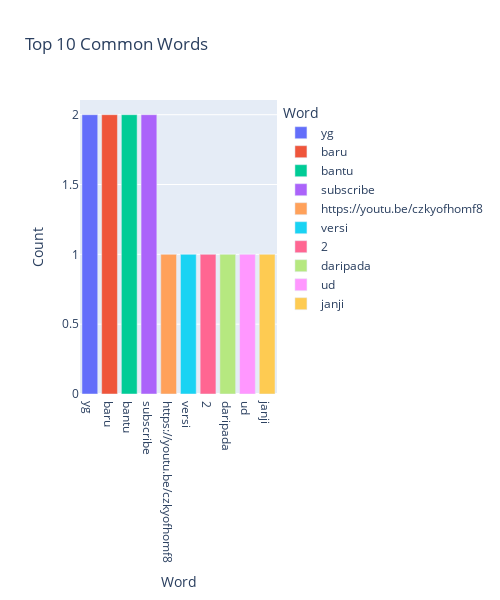

Notebook cell for this chart:
### Markdown cell above
![Similarity](../Image/Post-Comment%20Similarity.png "PostComment Similairity")

In order to compare the effectiveness of inter-comment similairty with features such as post-comment similarity, dengan menghitung post-comment similarity sama dengan inter-comment similarity dengan menggunakan *koefisien Jaccard dan Dice's* pada *n-gram*

### Code cell
count=Counter()

for j in toyData['cleanedComment']:
    for k in j.split():
        count[k]+=1
        
Word=[]
Count=[]
for j in count.most_common(10):
    Word.append(j[0])
    Count.append(j[1])

word_count = pd.DataFrame(list(zip(Word, Count)),
               columns =['Word', 'Count'])

fig2 = px.bar(word_count, x='Word', y='Count', 
              color='Word', title = 'Top 10 Common Words', width=500, height=600)
fig2.show()

### Figure 1 — Plotly figure (JSON) as saved in the notebook; plotly's stock layout.template omitted (floating-point values rounded to 4 significant figures)
{"data": [{"alignmentgroup": "True", "hovertemplate": "Word=%{x}<br>Count=%{y}<extra></extra>", "legendgroup": "yg", "marker": {"color": "#636efa", "pattern": {"shape": ""}}, "name": "yg", "offsetgroup": "yg", "orientation": "v", "showlegend": true, "textposition": "auto", "type": "bar", "x": ["yg"], "xaxis": "x", "y": [2], "yaxis": "y"}, {"alignmentgroup": "True", "hovertemplate": "Word=%{x}<br>Count=%{y}<extra></extra>", "legendgroup": "baru", "marker": {"color": "#EF553B", "pattern": {"shape": ""}}, "name": "baru", "offsetgroup": "baru", "orientation": "v", "showlegend": true, "textposition": "auto", "type": "bar", "x": ["baru"], "xaxis": "x", "y": [2], "yaxis": "y"}, {"alignmentgroup": "True", "hovertemplate": "Word=%{x}<br>Count=%{y}<extra></extra>", "legendgroup": "bantu", "marker": {"color": "#00cc96", "pattern": {"shape": ""}}, "name": "bantu", "offsetgroup": "bantu", "orientation": "v", "showlegend": true, "textposition": "auto", "type": "bar", "x": ["bantu"], "xaxis": "x", "y": [2], "yaxis": "y"}, {"alignmentgroup": "True", "hovertemplate": "Word=%{x}<br>Count=%{y}<extra></extra>", "legendgroup": "subscribe", "marker": {"color": "#ab63fa", "pattern": {"shape": ""}}, "name": "subscribe", "offsetgroup": "subscribe", "orientation": "v", "showlegend": true, "textposition": "auto", "type": "bar", "x": ["subscribe"], "xaxis": "x", "y": [2], "yaxis": "y"}, {"alignmentgroup": "True", "hovertemplate": "Word=%{x}<br>Count=%{y}<extra></extra>", "legendgroup": "https://youtu.be/czkyofhomf8", "marker": {"color": "#FFA15A", "pattern": {"shape": ""}}, "name": "https://youtu.be/czkyofhomf8", "offsetgroup": "https://youtu.be/czkyofhomf8", "orientation": "v", "showlegend": true, "textposition": "auto", "type": "bar", "x": ["https://youtu.be/czkyofhomf8"], "xaxis": "x", "y": [1], "yaxis": "y"}, {"alignmentgroup": "True", "hovertemplate": "Word=%{x}<br>Count=%{y}<extra></extra>", "legendgroup": "versi", "marker": {"color": "#19d3f3", "pattern": {"shape": ""}}, "name": "versi", "offsetgroup": "versi", "orientation": "v", "showlegend": true, "textposition": "auto", "type": "bar", "x": ["versi"], "xaxis": "x", "y": [1], "yaxis": "y"}, {"alignmentgroup": "True", "hovertemplate": "Word=%{x}<br>Count=%{y}<extra></extra>", "legendgroup": "2", "marker": {"color": "#FF6692", "pattern": {"shape": ""}}, "name": "2", "offsetgroup": "2", "orientation": "v", "showlegend": true, "textposition": "auto", "type": "bar", "x": ["2"], "xaxis": "x", "y": [1], "yaxis": "y"}, {"alignmentgroup": "True", "hovertemplate": "Word=%{x}<br>Count=%{y}<extra></extra>", "legendgroup": "daripada", "marker": {"color": "#B6E880", "pattern": {"shape": ""}}, "name": "daripada", "offsetgroup": "daripada", "orientation": "v", "showlegend": true, "textposition": "auto", "type": "bar", "x": ["daripada"], "xaxis": "x", "y": [1], "yaxis": "y"}, {"alignmentgroup": "True", "hovertemplate": "Word=%{x}<br>Count=%{y}<extra></extra>", "legendgroup": "ud", "marker": {"color": "#FF97FF", "pattern": {"shape": ""}}, "name": "ud", "offsetgroup": "ud", "orientation": "v", "showlegend": true, "textposition": "auto", "type": "bar", "x": ["ud"], "xaxis": "x", "y": [1], "yaxis": "y"}, {"alignmentgroup": "True", "hovertemplate": "Word=%{x}<br>Count=%{y}<extra></extra>", "legendgroup": "janji", "marker": {"color": "#FECB52", "pattern": {"shape": ""}}, "name": "janji", "offsetgroup": "janji", "orientation": "v", "showlegend": true, "textposition": "auto", "type": "bar", "x": ["janji"], "xaxis": "x", "y": [1], "yaxis": "y"}], "layout": {"barmode": "relative", "height": 600, "legend": {"title": {"text": "Word"}, "tracegroupgap": 0}, "title": {"text": "Top 10 Common Words"}, "width": 500, "xaxis": {"anchor": "y", "categoryarray": ["yg", "baru", "bantu", "subscribe", "https://youtu.be/czkyofhomf8", "versi", "2", "daripada", "ud", "janji"], "categoryorder": "array", "domain": [0, 1], "title": {"text": "Word"}}, "yaxis": {"anchor": "x", "domain": [0, 1], "title": {"text": "Count"}}}}
